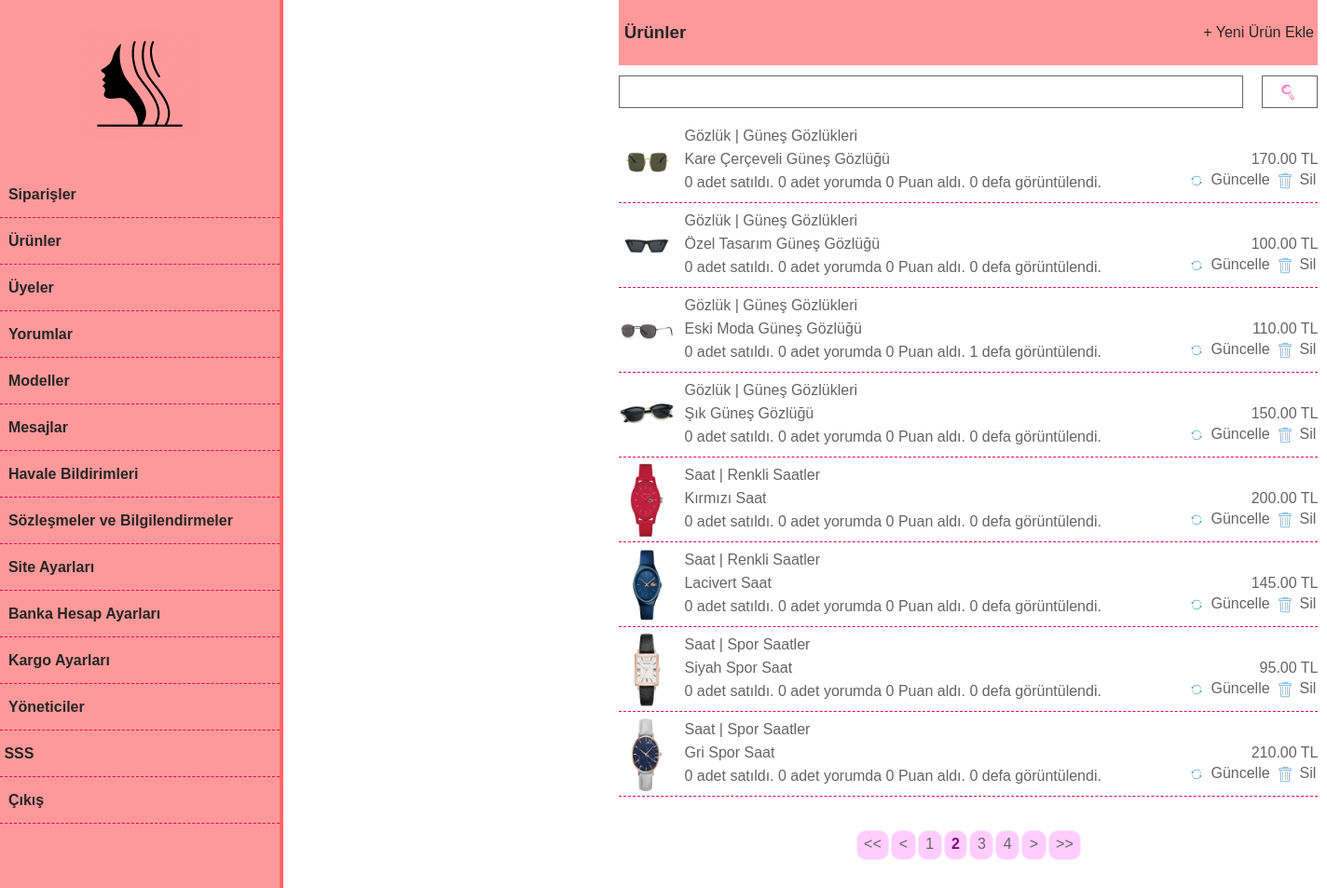
/admin/index.php?skd=0&ski=83&page=2 (signed in), run on the app's committed database.
### tables this page shows
CREATE TABLE `urunler` (
  `id` int(10) UNSIGNED NOT NULL,
  `MenuId` int(10) UNSIGNED NOT NULL,
  `UrunTuru` varchar(100) NOT NULL,
  `UrunAdi` varchar(255) NOT NULL,
  `UrunFiyati` double UNSIGNED NOT NULL,
  `ParaBirimi` char(3) NOT NULL,
  `KdvOrani` int(2) UNSIGNED NOT NULL,
  `UrunAciklamasi` text NOT NULL,
  `KargoUcreti` double UNSIGNED NOT NULL,
  `UrunResmi` varchar(30) NOT NULL,
  `Durumu` tinyint(1) UNSIGNED NOT NULL,
  `StokSayisi` int(10) NOT NULL,
  `ToplamSatisSayisi` int(10) UNSIGNED NOT NULL,
  `YorumSayisi` int(10) UNSIGNED NOT NULL,
  `ToplamYorumPuani` int(10) UNSIGNED NOT NULL,
  `GoruntulenmeSayisi` int(10) UNSIGNED NOT NULL
);

CREATE TABLE `menuler` (
  `id` int(10) UNSIGNED NOT NULL,
  `UrunTuru` varchar(50) NOT NULL,
  `MenuAdi` varchar(30) NOT NULL,
  `UrunSayisi` int(10) NOT NULL
);

### ayarlar/fonksiyonlar.php (called while the page is built, shortened)
<?php
function geriDondur($dondur){
	$geri_dondur			=	htmlspecialchars_decode($dondur, ENT_QUOTES);
	return $geri_dondur;
}
function PageclearChar($deger){
	$digits = preg_replace("/[^0-9]/", "",$deger);
	return $digits;
}
function sayilarifiltrele($filtre){
	$delete_S = trim($filtre);
	$clear_T = strip_tags($delete_S);
	$ineffect = htmlspecialchars($clear_T, ENT_QUOTES);
	$clear_char = PageclearChar($ineffect);
	return $clear_char;
}
function fiyatYaz($deger){
	$yaz	=	number_format($deger, "2", ".", ",");
	return $yaz;
}
?>

### admin/Urunler.php (the view, shortened to what this page needs)
<?php
if(isset($_SESSION["Yonetici"])){
	if(isset($_REQUEST["AramaIcerigi"])){
		$GelenAramaIcerigi	=	filtrele($_REQUEST["AramaIcerigi"]);
		$AramaKosulu		=	 " AND UrunAdi LIKE '%" . $GelenAramaIcerigi . "%' ";
		$SayfalamaKosulu	=	"&AramaIcerigi=" . $GelenAramaIcerigi;
	}else{
		$AramaKosulu		=	"";
		$SayfalamaKosulu	=	"";
	}
	$SayfalamaIcinSolVeSagButonSayisi		=	2;
	$SayfaBasinaGosterilecekKayitSayisi		=	8;
	$ToplamKayitSayisiSorgusu				=	$db_baglantisi->prepare("SELECT * FROM urunler WHERE Durumu = ? $AramaKosulu ORDER BY id DESC");
	$ToplamKayitSayisiSorgusu->execute([1]);
	$ToplamKayitSayisiSorgusu				=	$ToplamKayitSayisiSorgusu->rowCount();
	$SayfalamayaBaslanacakKayitSayisi		=	($Sayfalama*$SayfaBasinaGosterilecekKayitSayisi)-$SayfaBasinaGosterilecekKayitSayisi;
	$BulunanSayfaSayisi						=	ceil($ToplamKayitSayisiSorgusu/$SayfaBasinaGosterilecekKayitSayisi);
?>
<table width="750" align="right" valign="top" border="0" cellpadding="0" cellspacing="0" style="margin-left: 360px;">
	<tr height="70">
		<td width="560" bgcolor="#ff9999" style="color: #262626;" align="left"><h3>&nbsp;Ürünler</h3></td>
		<td width="200" bgcolor="#ff9999" align="right"><a href="index.php?skd=0&ski=84" style="color: #262626; text-decoration: none;">+ Yeni Ürün Ekle&nbsp;</a></td>
	</tr>
	<tr height="10">
		<td colspan="2" style="font-size: 10px;">&nbsp;</td>
	</tr>
	<tr>
		<td colspan="2"><table width="750" align="right" border="0" cellpadding="0" cellspacing="0">
			<tr>
				<td><div class="Arama"><form action="index.php?skd=0&ski=83" method="post">
					<div class="AramaButon">
						<input type="submit" value="" class="AramaButonuURL">
					</div>
					<div class="AramaInput">
						<input type="text" name="AramaIcerigi" class="AramaInputuIci">
					</div>
				</form></div></td>
			</tr>
		</table></td>
	</tr>
	<tr height="10">
		<td colspan="2" style="font-size: 10px;">&nbsp;</td>
	</tr>
	<?php
	$UrunlerSorgusu		=	$db_baglantisi->prepare("SELECT * FROM urunler WHERE Durumu = ? $AramaKosulu ORDER BY id DESC LIMIT $SayfalamayaBaslanacakKayitSayisi, $SayfaBasinaGosterilecekKayitSayisi");
	$UrunlerSorgusu->execute([1]);
	$UrunlerSayisi			=	$UrunlerSorgusu->rowCount();
	$UrunlerKayitlari		=	$UrunlerSorgusu->fetchAll(PDO::FETCH_ASSOC);
	if($UrunlerSayisi>0){
		foreach($UrunlerKayitlari as $Urunler){
			$UrununMenuSorgusu		=	$db_baglantisi->prepare("SELECT * FROM menuler WHERE id = ? LIMIT 1");
			$UrununMenuSorgusu->execute([geriDondur($Urunler["MenuId"])]);
			$UrunMenuKaydi			=	$UrununMenuSorgusu->fetch(PDO::FETCH_ASSOC);
			if($Urunler["UrunTuru"] == "Kolye"){
				$ResimKlasoru	=	"kolyeler";
			}elseif($Urunler["UrunTuru"] == "Küpe"){
				$ResimKlasoru	=	"kupeler";
			}elseif($Urunler["UrunTuru"] == "Bileklik"){
				$ResimKlasoru	=	"bileklikler";
			}elseif($Urunler["UrunTuru"] == "Yüzük"){
				$ResimKlasoru	=	"yuzukler";
			}elseif($Urunler["UrunTuru"] == "Saat"){
				$ResimKlasoru	=	"saatler";
			}elseif($Urunler["UrunTuru"] == "Gözlük"){
				$ResimKlasoru	=	"gozlukler";
			}
	?>
	<tr height="80">
		<td colspan="2" style="border-bottom: 1px dashed #e6005c;" valign="top"><table width="750" align="right" border="0" cellpadding="0" cellspacing="0">
      <td style="font-size: 5px;">&nbsp;</td>
			<tr>
				<td width="60" valign="top"><img src="../urunler/<?php echo $ResimKlasoru; ?>/<?php echo geriDondur($Urunler["UrunResmi"]); ?>" border="0" width="60" height="80"></td>
				<td width="10">&nbsp;</td>
				<td width="680" valign="top"><table width="680" align="right" border="0" cellpadding="0" cellspacing="0">
					<tr height="25">
						<td colspan="2"><?php echo geriDondur($Urunler["UrunTuru"]); ?> | <?php echo geriDondur($UrunMenuKaydi["MenuAdi"]); ?></td>
					</tr>
					<tr height="25">
						<td width="580"><?php echo geriDondur($Urunler["UrunAdi"]); ?></td>
						<td width="100" align="right"><?php echo  fiyatYaz(geriDondur($Urunler["UrunFiyati"])); ?> <?php echo geriDondur($Urunler["ParaBirimi"]); ?></td>
					</tr>
					<tr height="25">
						<td width="540"><?php echo geriDondur($Urunler["ToplamSatisSayisi"]); ?> adet satıldı. <?php echo geriDondur($Urunler["YorumSayisi"]); ?> adet yorumda <?php echo geriDondur($Urunler["ToplamYorumPuani"]); ?> Puan aldı. <?php echo geriDondur($Urunler["GoruntulenmeSayisi"]); ?> defa görüntülendi.</td>
						<td width="140" align="right"><table width="140" align="right" border="0" cellpadding="0" cellspacing="0">
							<tr>
								<td width="25" valign="top"><a href="index.php?skd=0&ski=88&ID=<?php echo geriDondur($Urunler["id"]); ?>"><img src="../resimler/guncelle.png" border="0"></a></td>
								<td width="70" valign="top"><a href="index.php?skd=0&ski=88&ID=<?php echo geriDondur($Urunler["id"]); ?>" style="color: #646464; text-decoration: none;">Güncelle</a></td>
								<td width="25" valign="top"><a href="index.php?skd=0&ski=92&ID=<?php echo geriDondur($Urunler["id"]); ?>"><img src="../resimler/sil.png" border="0"></a></td>
								<td width="20" valign="top"><a href="index.php?skd=0&ski=92&ID=<?php echo geriDondur($Urunler["id"]); ?>" style="color: #646464; text-decoration: none;">Sil</a></td>
							</tr>
						</table></td>
					</tr>
				</table></td>
			</tr>
		</table></td>
	</tr>
	<?php
		}
		if($BulunanSayfaSayisi>1){
		?>
	<tr>
		<td colspan="2">&nbsp;</td>
	</tr>
	<tr height="50">
		<td colspan="2" align="center"><div class="Sayfalama">
      <div><br></div>
			<div class="SayfalamaNumara">
				<?php
				if($Sayfalama>1){
					echo "<span class='SayfalamaPasif'><a href='index.php?skd=0&ski=83" . $SayfalamaKosulu . "&page=1'><<</a></span>";
					$SayfalamaIcinSayfaDegeriniBirGeriAl	=	$Sayfalama-1;
					echo "<span class='SayfalamaPasif'><a href='index.php?skd=0&ski=83" . $SayfalamaKosulu . "&page=" . $SayfalamaIcinSayfaDegeriniBirGeriAl . "'><</a></span>";
				}
				for($SayfalamaIcinSayfaIndexDegeri=$Sayfalama-$SayfalamaIcinSolVeSagButonSayisi; $SayfalamaIcinSayfaIndexDegeri<=$Sayfalama+$SayfalamaIcinSolVeSagButonSayisi; $SayfalamaIcinSayfaIndexDegeri++){
					if(($SayfalamaIcinSayfaIndexDegeri>0) and ($SayfalamaIcinSayfaIndexDegeri<=$BulunanSayfaSayisi)){
						if($Sayfalama==$SayfalamaIcinSayfaIndexDegeri){
							echo "<span class='SayfalamaAktif'>" . $SayfalamaIcinSayfaIndexDegeri . "</span>";
						}else{
							echo "<span class='SayfalamaPasif'><a href='index.php?skd=0&ski=83" . $SayfalamaKosulu . "&page=" . $SayfalamaIcinSayfaIndexDegeri . "'> " . $SayfalamaIcinSayfaIndexDegeri . "</a></span>";
						}
					}
				}
				if($Sayfalama!=$BulunanSayfaSayisi){
					$SayfalamaIcinSayfaDegeriniBirIleriAl	=	$Sayfalama+1;
					echo "<span class='SayfalamaPasif'><a href='index.php?skd=0&ski=83" . $SayfalamaKosulu . "&page=" . $SayfalamaIcinSayfaDegeriniBirIleriAl . "'>></a></span>";
					echo "<span class='SayfalamaPasif'><a href='index.php?skd=0&ski=83" . $SayfalamaKosulu . "&page=" . $BulunanSayfaSayisi . "'>>></a></span>";
				}
				?>
			</div>
		</div></td>
	</tr>
		<?php
		}
	}
	?>
</table>
<?php
}else{
	header("Location:index.php?skd=1");
	exit();
}
?>

### ayarlar/Ystyle.css (style rules this page uses)
html, body { height: 100%; width: 100%; margin: 0; padding: 0; border: 0; outline: 0; background: white; color: #646464; font-family: Arial, Helvetica, "Open Sans", "Helvetica Neue", "sans-serif"; font-size: 16px; line-height: 1,5; font-style: normal; font-variant: normal; font-weight: normal; text-decoration: none; }
.Sayfalama { display: block; width: 100%; height: auto; margin: 0; padding: 0; border: 0; outline: 0; text-align: center; text-decoration: none; border-radius: 10px; }
.SayfalamaNumara { display: block; width: 100%; height: auto; margin: 0; padding: 0; border: 0; outline: 0; text-align: center; text-decoration: none; border-radius: 10px; }
.SayfalamaAktif { display: inline-block; width: auto; height: 20px; margin: 0px 1px; margin-bottom: 30px; padding: 5px 7.5px; background: #ffccff; border: 1px solid #ffe6ff; outline: 0; color: #800080; font-weight: bold; text-decoration: none; border-radius: 10px; }
.SayfalamaPasif { display: inline-block; width: auto; height: 20px; margin: 0px 1px; margin-bottom: 30px; padding: 5px 7.5px; background: #ffccff; border: 1px solid #ffe6ff; outline: 0; color: #646464; font-weight: normal; text-decoration: none; border-radius: 10px; }
.SayfalamaPasif a:link, .SayfalamaPasif a:hover, .SayfalamaPasif a:active, .SayfalamaPasif a:visited { color: #646464; text-decoration: none; }
.Arama { display: block; width: 100%; height: 35px; margin: 0; padding: 0; overflow: hidden; border: 0; outline: 0; vertical-align: top; }
.AramaButon { display: inline-block; float: right; width: 60px; height: 35px; margin: 0; padding: 0; overflow: hidden; border: 0; outline: 0; text-align: left; }
.AramaInput { display: inline-block; float: right; width: calc(100% - 60px); height: 35px; margin: 0; padding: 0; overflow: hidden; border: 0; outline: 0; text-align: left; }
.AramaButonuURL { display: block; width: 60px; height: 35px; margin: 0; padding: 0; border: 1px solid #646464; outline: 0; background: url(../Resimler/AramaButonu.png); background-repeat: no-repeat; background-position: center left 19px; }
.AramaInputuIci { display: block; float: left; width: calc(100% - 42px); height: 33px; margin: 0; padding: 0; padding-left: 10px; padding-right: 10px; border: 1px solid #646464; outline: 0; text-align: left; }

### data on the page
urunler: UrunResmi (picture), UrunTuru "Gözlük", menuler.MenuAdi "Güneş Gözlükleri", UrunAdi "Kare Çerçeveli Güneş Gözlüğü", UrunFiyati "170.00", ParaBirimi "TL", ToplamSatisSayisi "0", YorumSayisi "0", ToplamYorumPuani "0", GoruntulenmeSayisi "0"
urunler: UrunResmi (picture), UrunTuru "Gözlük", menuler.MenuAdi "Güneş Gözlükleri", UrunAdi "Özel Tasarım Güneş Gözlüğü", UrunFiyati "100.00", ParaBirimi "TL", ToplamSatisSayisi "0", YorumSayisi "0", ToplamYorumPuani "0", GoruntulenmeSayisi "0"
urunler: UrunResmi (picture), UrunTuru "Gözlük", menuler.MenuAdi "Güneş Gözlükleri", UrunAdi "Eski Moda Güneş Gözlüğü", UrunFiyati "110.00", ParaBirimi "TL", ToplamSatisSayisi "0", YorumSayisi "0", ToplamYorumPuani "0", GoruntulenmeSayisi "1"
urunler: UrunResmi (picture), UrunTuru "Gözlük", menuler.MenuAdi "Güneş Gözlükleri", UrunAdi "Şık Güneş Gözlüğü", UrunFiyati "150.00", ParaBirimi "TL", ToplamSatisSayisi "0", YorumSayisi "0", ToplamYorumPuani "0", GoruntulenmeSayisi "0"
urunler: UrunResmi (picture), UrunTuru "Saat", menuler.MenuAdi "Renkli Saatler", UrunAdi "Kırmızı Saat", UrunFiyati "200.00", ParaBirimi "TL", ToplamSatisSayisi "0", YorumSayisi "0", ToplamYorumPuani "0", GoruntulenmeSayisi "0"
urunler: UrunResmi (picture), UrunTuru "Saat", menuler.MenuAdi "Renkli Saatler", UrunAdi "Lacivert Saat", UrunFiyati "145.00", ParaBirimi "TL", ToplamSatisSayisi "0", YorumSayisi "0", ToplamYorumPuani "0", GoruntulenmeSayisi "0"
urunler: UrunResmi (picture), UrunTuru "Saat", menuler.MenuAdi "Spor Saatler", UrunAdi "Siyah Spor Saat", UrunFiyati "95.00", ParaBirimi "TL", ToplamSatisSayisi "0", YorumSayisi "0", ToplamYorumPuani "0", GoruntulenmeSayisi "0"
urunler: UrunResmi (picture), UrunTuru "Saat", menuler.MenuAdi "Spor Saatler", UrunAdi "Gri Spor Saat", UrunFiyati "210.00", ParaBirimi "TL", ToplamSatisSayisi "0", YorumSayisi "0", ToplamYorumPuani "0", GoruntulenmeSayisi "0"
